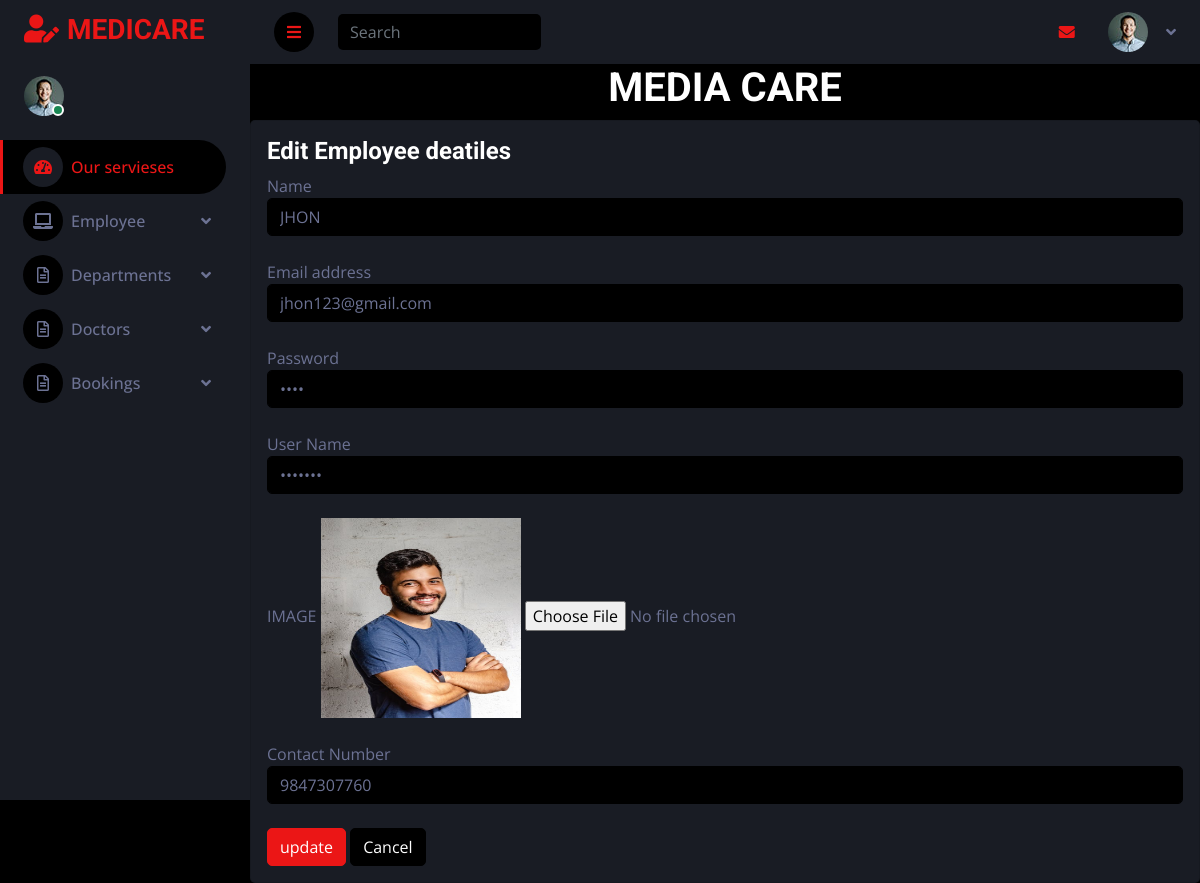
Screenshot of /backend/editadmin/6/ with the database file from the repository.
### backend/models.py (models this page shows)
class admin(models.Model):
    Name = models.CharField(max_length=100,null=True,blank=True)
    Contactnumber = models.CharField(max_length=100,null=True,blank=True)
    password = models.CharField(max_length=100,null=True,blank=True)
    Email = models.CharField(max_length=100,null=True,blank=True)
    username = models.CharField(max_length=100,null=True,blank=True)
    Image = models.ImageField(upload_to="profile",null=True,blank=True)

### backend/views.py (the view)
# urls.py: path('editadmin/<int:dataid>/', views.editadmin, name="editadmin"),
def editadmin(req,dataid):
    data = admin.objects.get(id=dataid)
    print(data)
    return render(req,"editadmin.html", {'data':data})

### backend/templates/editadmin.html (shortened to what this page needs)
<!DOCTYPE html>
{% extends 'index.html' %}
{% block content %}
<html lang="en">
<head>
</head>
<body>
<center><h1>MEDIA CARE</h1></center>
<div class="card" style="background-color:#191c24">
                  <div class="card-body">
                    <h4 class="card-title">Edit Employee deatiles</h4>
                    <form class="forms-sample" method="post" action="{% url 'updateadmin' dataid=data.id %}" enctype="multipart/form-data">
                      <div class="form-group">
                        <label for="exampleInputName1">Name</label>
                        <input type="text" class="form-control" id="exampleInputName1" placeholder="Name" name="name" value="{{data.Name}}">
                      </div>
                        <br>
                      <div class="form-group">
                        <label for="exampleInputEmail3">Email address</label>
                        <input type="email" class="form-control" id="exampleInputEmail3" placeholder="Email" name="email" value="{{data.Email}}">
                      </div>
                            <br>
                      <div class="form-group">
                        <label for="exampleInputPassword4">Password</label>
                        <input type="password" class="form-control" id="exampleInputPassword4" placeholder="Password"name="password" value="{{data.password}}">
                      </div>
                            <br>
                     <div class="form-group">
                        <label for="exampleInputusername">User Name</label>
                        <input type="password" class="form-control" id="exampleInputusername" placeholder="username" name="username" value="{{data.username}}">
                      </div>
                            <br>
                      <div>
                        <label> IMAGE </label>
                          <img src = "{{data.Image.url}}" width="200px" height="200px" >
                        <input type="file" class="file-upload-default" name="image">
                      </div>
                            <br>
                      <div class="form-group">
                        <label for="exampleInputcontact">Contact Number</label>
                        <input type="text" class="form-control" id="exampleInputContact" placeholder="contact" name="contactnumber" value="{{data.Contactnumber}}">
                      </div>
                            <br>
                      <button type="submit" class="btn btn-primary mr-2">update</button>
                      <button class="btn btn-dark">Cancel</button>
                    </form>
                  </div>
                </div>
</body>
</html>
{% endblock %}

### backend/static/css/style.css (style rules this page uses)
:root { --primary: #EB1616; --secondary: #191C24; --light: #6C7293; --dark: #000000; }
.btn { transition: .5s; }

### rows the page displays
admin: name "JHON", email "jhon123@gmail.com", Image (picture), contactnumber "9847307760"
